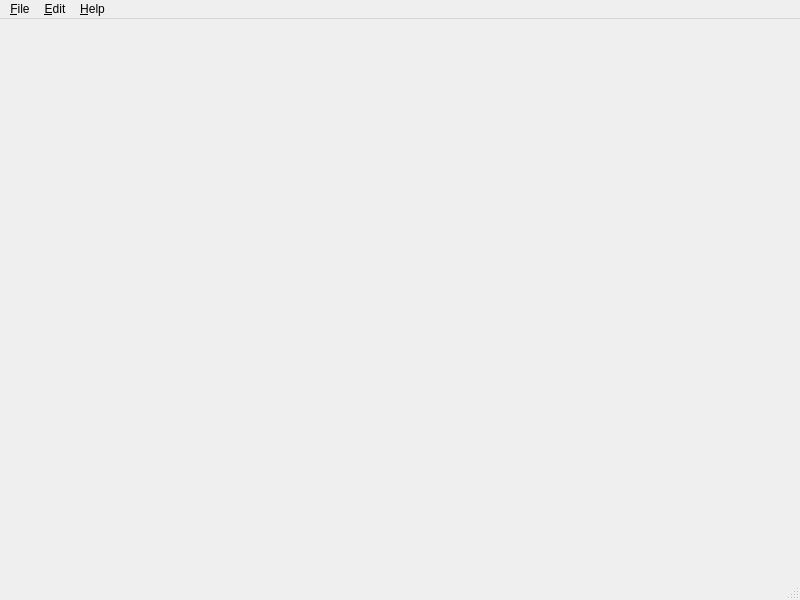
<?xml version="1.0" encoding="UTF-8"?>
<ui version="4.0">
 <author>Bernhard Arnold</author>
 <class>MainWindow</class>
 <widget class="QMainWindow" name="MainWindow">
  <property name="geometry">
   <rect>
    <x>0</x>
    <y>0</y>
    <width>800</width>
    <height>600</height>
   </rect>
  </property>
  <property name="windowTitle">
   <string>COMET</string>
  </property>
  <property name="windowIcon">
   <iconset>
    <normaloff>../assets/icons/comet.svg</normaloff>../assets/icons/comet.svg</iconset>
  </property>
  <property name="contentsUrl" stdset="0">
   <string>https://github.com/hephy-dd/comet/</string>
  </property>
  <widget class="QWidget" name="centralwidget"/>
  <widget class="QMenuBar" name="menubar">
   <property name="geometry">
    <rect>
     <x>0</x>
     <y>0</y>
     <width>800</width>
     <height>24</height>
    </rect>
   </property>
   <widget class="QMenu" name="editMenu">
    <property name="title">
     <string>&amp;Edit</string>
    </property>
    <addaction name="preferencesAction"/>
   </widget>
   <widget class="QMenu" name="fileMenu">
    <property name="title">
     <string>&amp;File</string>
    </property>
    <addaction name="quitAction"/>
   </widget>
   <widget class="QMenu" name="helpMenu">
    <property name="title">
     <string>&amp;Help</string>
    </property>
    <addaction name="contentsAction"/>
    <addaction name="aboutQtAction"/>
    <addaction name="aboutAction"/>
   </widget>
   <addaction name="fileMenu"/>
   <addaction name="editMenu"/>
   <addaction name="helpMenu"/>
  </widget>
  <widget class="QStatusBar" name="statusbar"/>
  <action name="preferencesAction">
   <property name="text">
    <string>Prefere&amp;nces</string>
   </property>
  </action>
  <action name="quitAction">
   <property name="text">
    <string>&amp;Quit</string>
   </property>
  </action>
  <action name="contentsAction">
   <property name="text">
    <string>&amp;Contents</string>
   </property>
  </action>
  <action name="aboutAction">
   <property name="text">
    <string>&amp;About</string>
   </property>
  </action>
  <action name="aboutQtAction">
   <property name="text">
    <string>About &amp;Qt</string>
   </property>
  </action>
 </widget>
 <resources/>
 <connections>
  <connection>
   <sender>preferencesAction</sender>
   <signal>triggered()</signal>
   <receiver>MainWindow</receiver>
   <slot>showPreferences()</slot>
   <hints>
    <hint type="sourcelabel">
     <x>-1</x>
     <y>-1</y>
    </hint>
    <hint type="destinationlabel">
     <x>399</x>
     <y>299</y>
    </hint>
   </hints>
  </connection>
  <connection>
   <sender>quitAction</sender>
   <signal>triggered()</signal>
   <receiver>MainWindow</receiver>
   <slot>close()</slot>
   <hints>
    <hint type="sourcelabel">
     <x>-1</x>
     <y>-1</y>
    </hint>
    <hint type="destinationlabel">
     <x>399</x>
     <y>299</y>
    </hint>
   </hints>
  </connection>
  <connection>
   <sender>contentsAction</sender>
   <signal>triggered()</signal>
   <receiver>MainWindow</receiver>
   <slot>showContents()</slot>
   <hints>
    <hint type="sourcelabel">
     <x>-1</x>
     <y>-1</y>
    </hint>
    <hint type="destinationlabel">
     <x>399</x>
     <y>299</y>
    </hint>
   </hints>
  </connection>
  <connection>
   <sender>aboutAction</sender>
   <signal>triggered()</signal>
   <receiver>MainWindow</receiver>
   <slot>showAbout()</slot>
   <hints>
    <hint type="sourcelabel">
     <x>-1</x>
     <y>-1</y>
    </hint>
    <hint type="destinationlabel">
     <x>399</x>
     <y>299</y>
    </hint>
   </hints>
  </connection>
  <connection>
   <sender>aboutQtAction</sender>
   <signal>triggered()</signal>
   <receiver>MainWindow</receiver>
   <slot>showAboutQt()</slot>
   <hints>
    <hint type="sourcelabel">
     <x>-1</x>
     <y>-1</y>
    </hint>
    <hint type="destinationlabel">
     <x>399</x>
     <y>299</y>
    </hint>
   </hints>
  </connection>
 </connections>
 <designerdata>
  <property name="gridDeltaX">
   <number>10</number>
  </property>
  <property name="gridDeltaY">
   <number>10</number>
  </property>
  <property name="gridSnapX">
   <bool>true</bool>
  </property>
  <property name="gridSnapY">
   <bool>true</bool>
  </property>
  <property name="gridVisible">
   <bool>true</bool>
  </property>
 </designerdata>
 <slots>
  <slot>showPreferences()</slot>
  <slot>showContents()</slot>
  <slot>showAbout()</slot>
  <slot>showAboutQt()</slot>
 </slots>
</ui>
